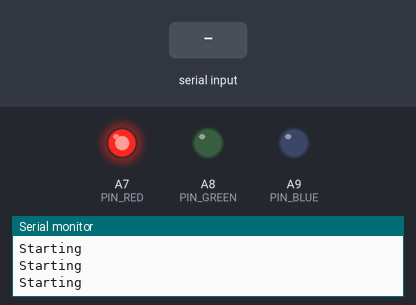
Bench run of a sketch on a simulated Arduino Mega 2560, built with avr-gcc and run on an emulated ATmega2560. Shown: output pins drawn as LEDs (lit = HIGH), the last lines printed to the serial monitor. The inputs (shaded band) are chosen by the test bench.

Above: at 0.9 s.
1.0 s: "1,90\n" received over Serial
At 1.8 s:
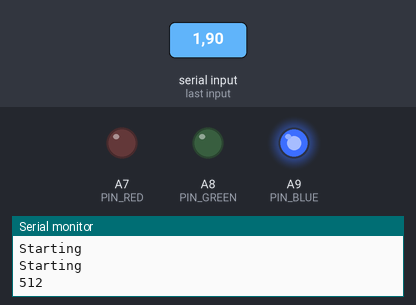
At 2.9 s:
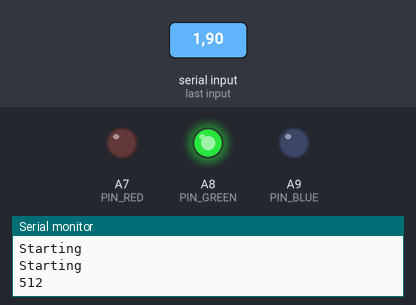
Timing chart, 0 to 4.4 s (numbered marks = the images above; inputs shaded):
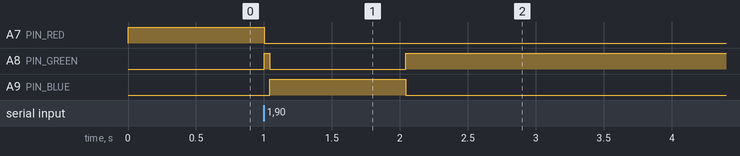

Measured:
- after the input at 1.0 s, A7 (PIN_RED): HIGH → LOW at once; A8 (PIN_GREEN): LOW → HIGH at once, → LOW 0.04 s later, → HIGH 1.0 s later; A9 (PIN_BLUE): LOW → HIGH at once, → LOW 1.0 s later

The sketch:

rarm_coms.ino
```cpp
#include "header.h";
;
int PIN_RED = A7;
int PIN_GREEN = A8;
int PIN_BLUE = A9;

void setup() {
  Serial.begin(9600);
  for (int i: readPins) {
    pinMode(i, INPUT);
    Serial.println(i);
  };
  pinMode(PIN_RED, OUTPUT);
  pinMode(PIN_GREEN, OUTPUT);
  pinMode(PIN_BLUE, OUTPUT);

  setColor(255, 0, 0); //red
  while (! Serial.available() > 0) {
    Serial.println("Starting");
    delay(50);
  }
};


void loop() {

  if (Serial.available() > 0) {
    setColor(10, 10, 200); //blue
    int pin = Serial.parseInt();
    if (pin == -1) {
      setColor(255, 0, 0); //red
      Serial.parseInt();
      while (! Serial.available() > 0) {
        // Serial.println("Waiting");
        delay(100);
      }
    }
    else if (pin <= 3 && pin > 0) {
      int data = analogRead(pin);
      Serial.println(data);
    }
  }
  setColor(0, 255, 0); //green
  delay(20);
};


void setColor(int R, int G, int B) {
  analogWrite(PIN_RED,   R);
  analogWrite(PIN_GREEN, G);
  analogWrite(PIN_BLUE,  B);
}
```

header.h
```cpp
int readPins[] = {1,2,3};

int writePins[] = {}
```
